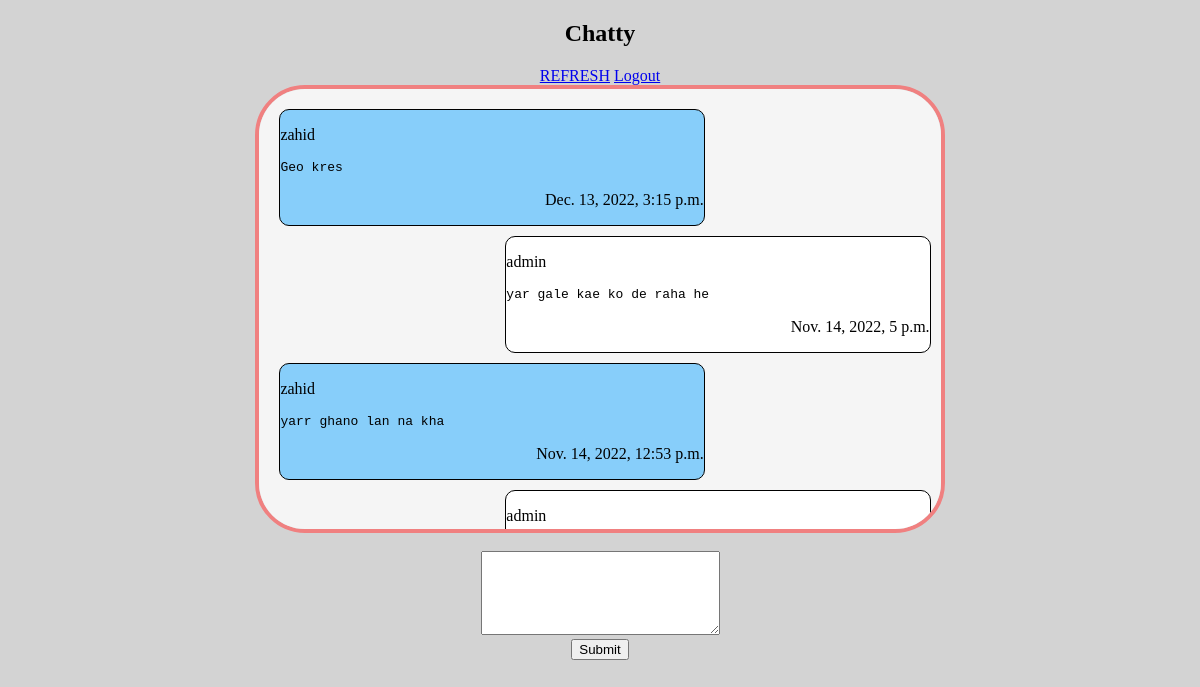
The app's page /chat (signed in) with its own data.
### chat_app/models.py (models this page shows, shortened)
class Message(models.Model):
    msg=models.TextField()
    sender=models.ForeignKey(CustomUser, on_delete=models.CASCADE)
    date=models.DateTimeField(auto_now=True)

class CustomUser(AbstractBaseUser):
    email=models.EmailField(verbose_name="Email Address", unique=True)
    name=models.CharField(verbose_name="Full Name", max_length=123)
    phone=models.IntegerField(verbose_name="Phone Number")
    is_active=models.BooleanField(default=True)
    is_admin=models.BooleanField(default=False)
    is_staff=models.BooleanField(default=False)
    is_superuser=models.BooleanField(default=False)
    object=CustomUserManager()
    USERNAME_FIELD='email'
    REQUIRED_FIELDS=['name', 'phone']

### chat_app/views.py (the view)
# urls.py: path("chat", views.chat, name="chat"),
@login_required(login_url="login")
def chat(request):
    if request.method=='POST':
        msg=request.POST.get("msg")
        obj=Message()
        obj.msg=msg
        obj.sender=request.user
        obj.save()
    messages=Message.objects.all().order_by("-date")
    usr=request.user
    return render(request, "chat.html", {'messages':messages, 'usr':usr})

### chat_app/templates/chat.html (shortened to what this page needs)
<!DOCTYPE html>
    <head>
    </head>
    <body>
        <h2 align="center">Chatty</h2>
        <center>
            <a href="chat">REFRESH</a>
            <a href="/logout">Logout</a>
        </center>
        <div class="main_div">
            {%for msg in messages%}
            {%if msg.sender.email != usr.email%}
            <div class="recieved_msg">
                <p id="name">{{msg.sender.name}}</p>
                <pre>{{msg.msg}}</pre>
                <p id="date">{{msg.date}}</p>
            </div>
            {%endif%}
            {%if msg.sender.email == usr.email%}
            <div class="send_msg">
                <p id="name">{{msg.sender.name}}</p>
                <pre>{{msg.msg}}</pre>
                <p id="date">{{msg.date}}</p>
            </div>
            {%endif%}
            {%endfor%}
        </div>
        <br>
        <center>
        <form method="post">
            <textarea name="msg" style="height: 78px; width: 233px;"></textarea>
            <br>
            <input type="submit">
        </form>
        </center>
    </body>
</html>

### chat_app/templates/chat.html (style rules this page uses)
body { background-color: lightgray; }
.main_div { width: 55%; height: 420px; border: 4px solid lightcoral; border-radius: 50px; margin: auto; background-color: whitesmoke; overflow: auto; padding: 10px; padding-left: 20px; }
.recieved_msg { width: 65%; border: 1px solid black; height: auto; background-color: lightskyblue; border-radius: 10px; margin-top: 10px; }
.recieved_msg #date { text-align: right; }
.send_msg { width: 65%; border: 1px solid black; height: auto; background-color: white; border-radius: 10px; margin-left: auto; margin-top: 10px; }
.send_msg #date { text-align: right; }

### records on screen
Message: sender.name "zahid", msg "Geo kres", date "Dec. 13, 2022, 3:15 p.m."
Message: sender.name "admin", msg "yar gale kae ko de raha he", date "Nov. 14, 2022, 5 p.m."
Message: sender.name "zahid", msg "yarr ghano lan na kha", date "Nov. 14, 2022, 12:53 p.m."
Message: sender.name "admin"
